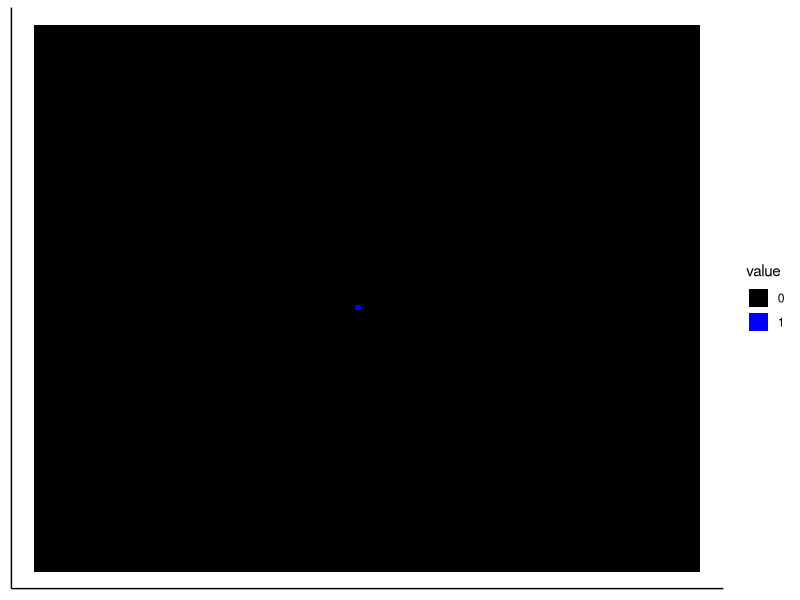
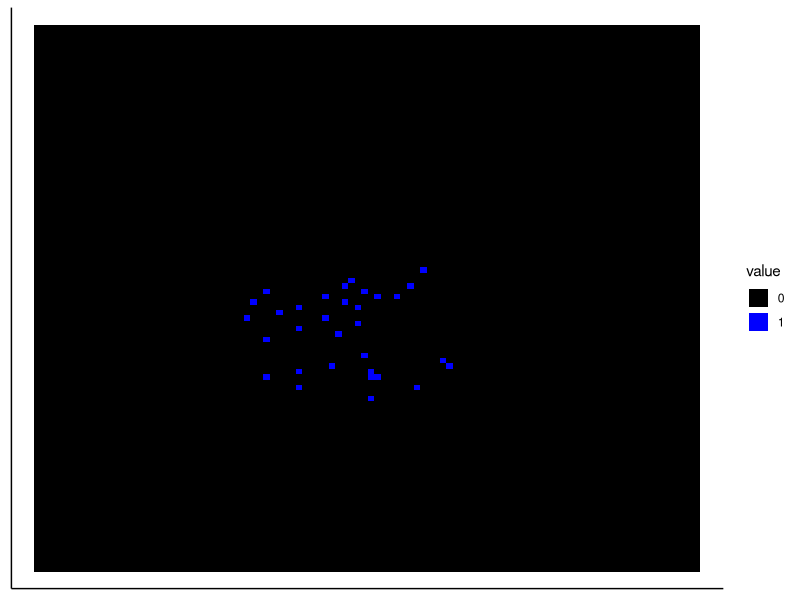
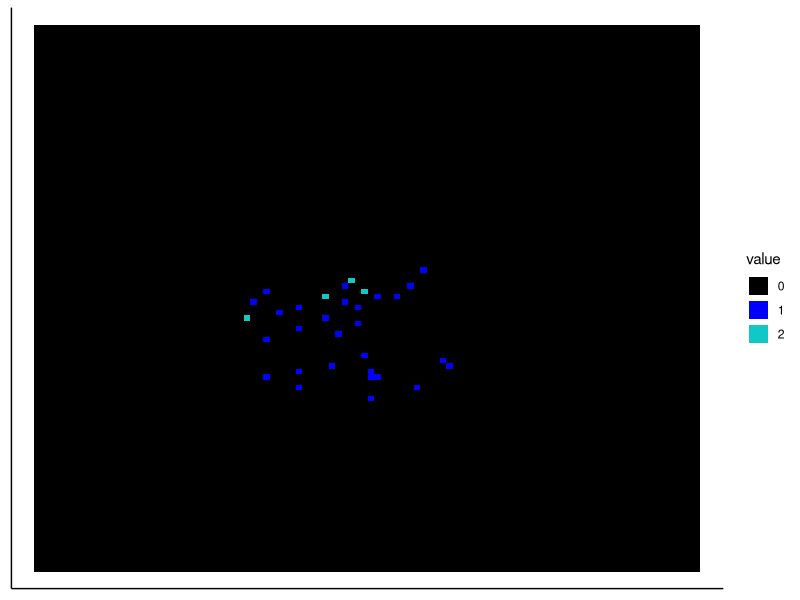
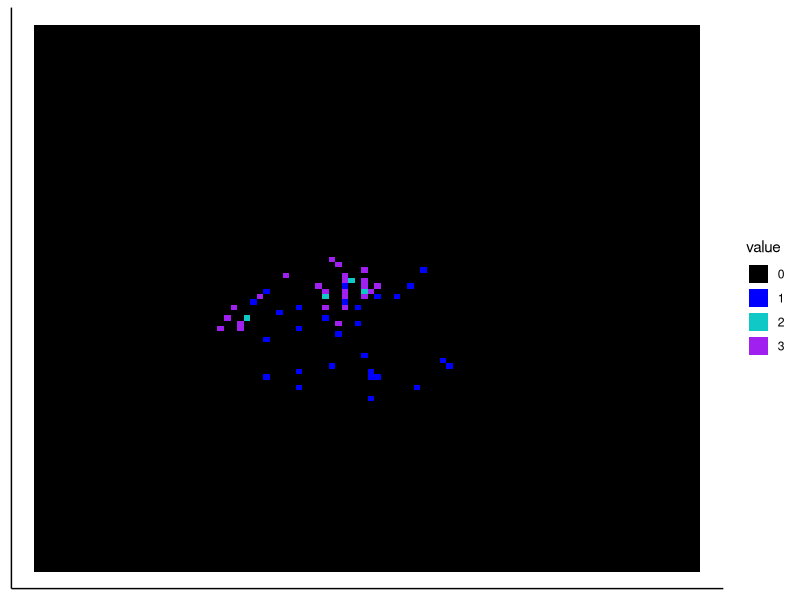
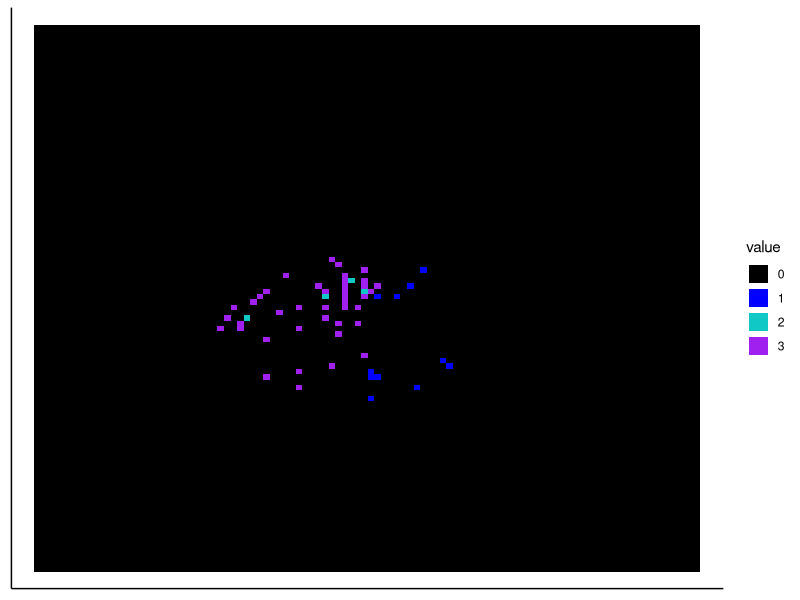

The R source for these figures, in order: (Note: this script raises an error after producing the figures.)
####################################################################################################################################
# SCRIPT 8

# Getting started with ABC simulations
# 2024-12-04
# Barbara Walkowiak bw18

# Script to run simulations (Henry wants to do this on a grid so I guess this is what we are going to try)
# I found some useful code here: https://gist.github.com/Ram-N/5019098 

###################################################################################################################################
# LIBRARIES
library(data.table)
library(ggplot2)
library(plyr)

###################################################################################################################################
# SIMULATION SUMMARY 

# PARAMETERS 
# Number of cells selected to the ICM
# Stage of cell division when cells selected to the ICM
# Number of cell divisions in the ICM
# Asymmetry of split
# Degree of cell mixing 

# ASSUMPTIONS
# A lot
# Cells selected to the ICM once 
# Each cell divides the same number of times 
# No cell death, no cell arrest etc. 
# Spatial structure accurately approx by a 2D grid 

# SUMMARY STATISTICS 
# TBD, we don't know 

###################################################################################################################################
# SIMULATION: FUNCTIONS

# Define necessary functions

# creates an empty dataframe and selects at random the first cell to start 
start_sim = function(x, y, center = TRUE){ # create empty dataframe with 0s that will be further populated 
  
  # create an empty grid 
  grid = data.frame( matrix(0, nrow=x, ncol=y))
  names(grid) = c(1:x)  
  
  # initialize the starting cell in the middle of the grid 
  if (center == TRUE){
    xNew = x/2
    yNew = y/2
    grid[xNew, yNew] = 1 # 1 indicates there is a cell there 
    return(grid)
  }
  
  else{
    # initialize the starting cell wherever
    xNew = sample(1:x, 1) # get new coordinates (x direction)
    yNew = sample(1:y, 1) # get new coordinates (y direction) 
    grid[xNew, yNew] = 1 # 1 indicates there is a cell there 
    return(grid)
  }
  
}

# visualise grid 
draw_area = function(grid){  
  
  df = reshape2::melt(as.matrix(grid, nrow=dim(grid)[1])) 
  df$value = as.factor(df$value)
  square = 15
  p = ggplot(df, aes(Var1, Var2, color=value)) + 
    geom_point(shape=square, size=6) + 
    theme_classic() +
    theme(axis.title.x=element_blank(),
          axis.text.x=element_blank(),
          axis.ticks.x=element_blank(),
          axis.title.y=element_blank(),
          axis.text.y=element_blank(),
          axis.ticks.y=element_blank())+
    scale_colour_manual(values = c("black","blue", "#10c8c5", "purple", "darkred")) # black if absent, red if present 
  return(p)
}

# divide all cells on the grid (for each existing cell, create two daughter cells, then remove the existing one)
# use this function when dividing cells to contribute to the ICM 

# for each cell existing on the grid, this function selects coordinates of two new cells
# check that coordinates are not outside of grid bounds and do not overlap 

divide_cells_pre_icm = function(grid, sd = 5){
  
  # count the nr of cells on the grid
  nr_cells = sum(grid==1) 
  print(paste('Number of cells to divide:', nr_cells))
  
  # find grid dimensions
  x = dim(grid)[1]
  y = dim(grid)[2]
  
  # for each cell, select coordinates of the new daughter cell 
  for (i in 1:nr_cells){

    # coordinates of the parent cell 
    xParent = which(grid==1, arr.ind=TRUE)[i, 1]
    yParent = which(grid==1, arr.ind=TRUE)[i, 2]
    
    # sample coordinates for new cells 
    # the idea is to sample around the same row and around the same column
    # this creates a spatial structure on the grid 
    # ensure that cells do not overlap 
    
    # sample coordinates for the first cell
    repeat{ # repeat until coordinate sampled 
      xNew1 = rnorm(1, mean = xParent, sd = sd) 
      yNew1 = rnorm(1, mean = yParent, sd = sd)
      if (xNew1 > 1 & xNew1 < x & yNew1 > 1 & yNew1 < y){ # check coordinates not outside the grid
        if (grid[xNew1, yNew1] == 0){ # add the cell if the position is not occupied
          grid[xNew1, yNew1] = 1 
          break 
        } 
      }
    }
    
    # sample coordinates for the second cell
    repeat{ # repeat until coordinate sampled 
      xNew2 = rnorm(1, mean = xParent, sd = sd) 
      yNew2 = rnorm(1, mean = yParent, sd = sd) 
      if (xNew1 > 1 & xNew1 < x & yNew1 > 1 & yNew1 < y){ # check coordinates not outside the grid 
        if (grid[xNew2, yNew2] == 0){ # add the cell if the position is not occupied 
          grid[xNew2, yNew2] = 1 
          break 
        }
      }
    }
    
    # remove the mother cell from the grid 
    grid[xParent, yParent] = 0
    
  } 
  
  nr_cells_added = sum(grid==1) 
  expected_nr_cells_added = nr_cells * 2
  
  print(paste('Number of added cells:', nr_cells_added))
  print(paste('Expected number of added cells:', expected_nr_cells_added))
  
  return(grid)
  draw_area(grid)
  
}

# select cells from existing ones (select to ICM)
select_to_icm = function(grid, n){ # select n cells from all existing cells 
  
  # count the nr of cells on the grid
  nr_cells = sum(grid==1) 
  print(paste0('Number of cells available to go to the ICM:', nr_cells))
  
  # obtain coordinates of all cells which are present 
  coords_available = which(grid==1, arr.ind=TRUE)
  
  coords_to_icm = sample(nrow(coords_available), size = n) # sample n random rows from the matrix (= select of n cells to icm)
  coords_icm = coords_available[c(coords_to_icm),]
  
  # change the value of those cells to 2 
  # will allow to show which cells got selected
  grid[coords_icm] = 2
  return(grid)
  
}

divide_cells_post_icm = function(grid, sd = 5){
  
  # count the nr of cells on the grid
  nr_cells = sum(grid==2) 
  print(paste('Number of ICM cells to divide:', nr_cells))
  
  # find grid dimensions
  x = dim(grid)[1]
  y = dim(grid)[2]
  
  # for each cell, select coordinates of the new daughter cell 
  for (i in 1:nr_cells){
    
    # coordinates of the parent cell 
    xParent = which(grid==2, arr.ind=TRUE)[i, 1]
    yParent = which(grid==2, arr.ind=TRUE)[i, 2]
    
    # sample coordinates for new cells 
    # the idea is to sample around the same row and around the same column
    # this creates a spatial structure on the grid 
    # ensure that cells do not overlap 
    
    # sample coordinates for the first cell
    repeat{ # repeat until coordinate sampled 
      xNew1 = rnorm(1, mean = xParent, sd = sd) 
      yNew1 = rnorm(1, mean = yParent, sd = sd)
      if (xNew1 > 1 & xNew1 < x & yNew1 > 1 & yNew1 < y){ # check coordinates not outside the grid
        if (grid[xNew1, yNew1] == 0){ # add the cell if the position is not occupied
          grid[xNew1, yNew1] = 3 
          break 
        } 
      }
    }
    
    # sample coordinates for the second cell
    repeat{ # repeat until coordinate sampled 
      xNew2 = rnorm(1, mean = xParent, sd = sd) 
      yNew2 = rnorm(1, mean = yParent, sd = sd) 
      if (xNew1 > 1 & xNew1 < x & yNew1 > 1 & yNew1 < y){ # check coordinates not outside the grid 
        if (grid[xNew2, yNew2] == 0){ # add the cell if the position is not occupied 
          grid[xNew2, yNew2] = 3
          break 
        }
      }
    }
    
  } 
  
  nr_cells_added = sum(grid==3) 
  expected_nr_cells_added = nr_cells * 2
  
  print(paste('Number of added cells:', nr_cells_added))
  print(paste('Expected number of added cells:', expected_nr_cells_added))
  
  return(grid)
  
}

# I guess you'd like to ensure that by the end of the cells dividing you have enough cells to split the grid and it's ~full
# so you can just draw a line through the grid or something of that kind 

# split the grid (cells to twin1 vs to twin2 )
split_twins = function(grid, p){ # specify proportion of cells that should go to twin1 
  
  # available cells will have the highest number
  total_nr_cells = sum(grid==max(grid))
  nr_cells_twin1 = round(p * total_nr_cells)
  sum_cells = 0
  
  for (i in 1:nrow(grid)){
    cells_in_row = which(grid[i,]==1)
    if (length(cells_in_row > 0)){
      for (j in cells_in_row){
        grid[i, j] = max(grid)
        sum_cells = sum_cells + 1
      } 
    }
    
    if (sum_cells >= nr_cells_twin1){
      return(grid)
    }
  }
}

###################################################################################################################################
# SIMULATION: parameters 

# specify parameters
x = 100
y = 100
sd = 5
s = 5 # rounds of cell division before ICM cells selected
n = 4 # number of cells to select to the ICM 
s2 = 3 # number of cell divisions of the ICM cells
p = 0.7

# run the simulation 
grid0 = start_sim(x, y)
draw_area(grid0)
grid1 = Reduce(divide_cells_pre_icm, 1:s, init = grid0)
draw_area(grid1)
grid2 = select_to_icm(grid1, n)
draw_area(grid2)
grid3 = Reduce(divide_cells_post_icm, 1:s2, init = grid2)
draw_area(grid3)
grid4 = split_twins(grid3, p)
draw_area(grid4)


###################################################################################################################################
# SIMULATION: run 

# we will be doing simulations so set seed so we can reproduce this 
set.seed(124)
start_df = create_empty_df(x, y)
draw_area(start_df)  
start_df1 = start_sim(start_df)
draw_area(start_df1)  
start_df2 = divide_cells_pre_icm(start_df1)
draw_area(start_df2) 
start_df3 = divide_cells_pre_icm(start_df2)
draw_area(start_df3) 
start_df4 = divide_cells(start_df3)
draw_area(start_df4) 
start_df5 = select_to_icm(3, start_df4) # select 3 cells 
draw_area(start_df4)  
draw_area(start_df5)
start_df6 = divide_icm_cells(start_df5, 1) # select 3 cells 
draw_area(start_df6)  

###################################################################################################################################
# SIMULATION: output / summary statistics 

# Make multiple runs (Replication of simulation) and take the average of stats
st <- data.frame()
st_row<- vector()
for(i in 1:kNumReplications) {
  area_df <- resetIteration()
  
  seedAreaWithPioneers(numPioneers,seeding.opt)
  simstats <- accommodateSettlers(kNumSettlers, settling.option)
  
  found.home <- simstats[1]
  max.look.around <- simstats[2]
  #compute for this iterations
  st_row <- store_iteration_stats(i, kNumSettlers, found.home, max.look.around)
  st <- rbind(st,st_row)
}

#Render
p <- draw_area(area_df)
p
names(st) <- c("Iter", "FoundHome", "NumSettlers", "Percent")
st











